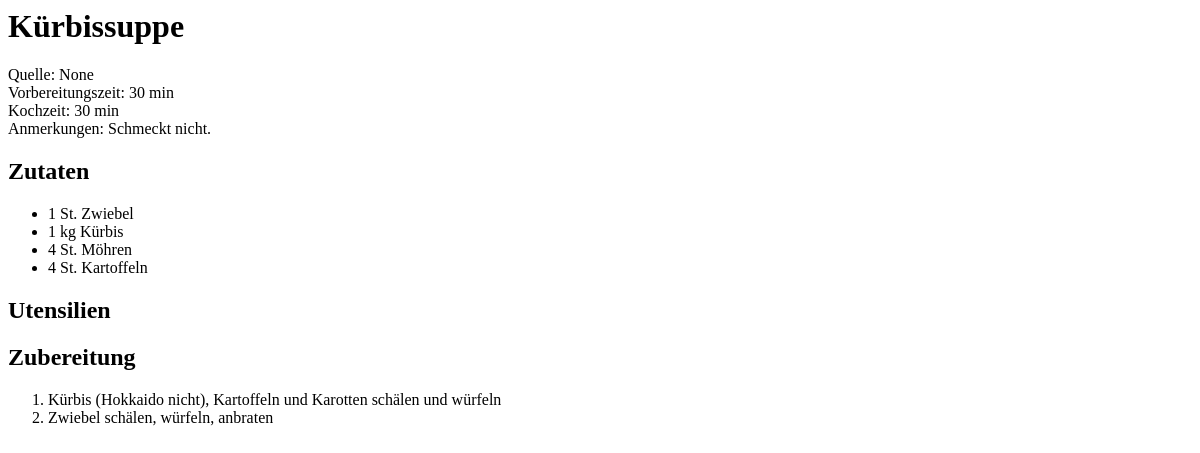
Page /recipes/1/ on the earlier database version.
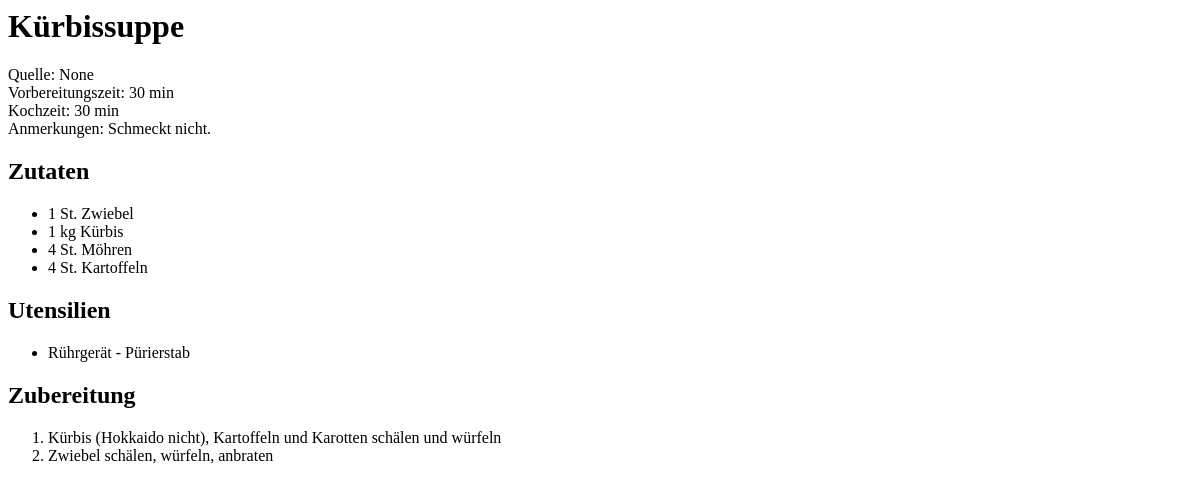
Same page on the later database version.
### recipes/models.py (models this page shows, shortened)
class IngredientInRecipe(models.Model):
    recipe = models.ForeignKey(Recipe, on_delete=models.CASCADE)
    ingredient = models.ForeignKey(Ingredient, on_delete=models.CASCADE)
    quantity = models.CharField(max_length=200)
    unit = models.CharField(max_length=100)
    alternatives = models.CharField(max_length=200, blank=True, null=True)

class Ingredient(models.Model):
    ingredient_name = models.CharField(max_length=200)
    location = models.ForeignKey(Location, on_delete=models.SET_NULL, blank=True, null=True)

class Instruction(models.Model):
    recipe = models.ForeignKey(Recipe, on_delete=models.CASCADE)
    step_number = models.IntegerField()
    text = models.TextField()

class RecipeUtensil(models.Model):
    recipe = models.ForeignKey(Recipe, on_delete=models.CASCADE)
    utensil = models.ForeignKey(Utensil, on_delete=models.CASCADE)

class Utensil(models.Model):
    utensil_name = models.CharField(max_length=200)
    location = models.ForeignKey(Location, on_delete=models.SET_NULL, blank=True, null=True)

### recipes/views.py (the view)
# urls.py: path("<int:pk>/", views.DetailView.as_view(), name="detail"),
class DetailView(generic.DetailView):
    model = Recipe
    def get_context_data(self, **kwargs):
        context = super().get_context_data(**kwargs)
        context['ingredients'] = IngredientInRecipe.objects.filter(recipe=self.object)
        context['instructions'] = self.object.instruction_set.order_by('step_number')
        context['utensils'] = RecipeUtensil.objects.filter(recipe=self.object)
        return context

### recipes/models.py (called while the page is built)
    def __str__(self):
        return self.recipe_name

### recipes/templates/recipes/recipe_detail.html
<h1> {{ recipe }} </h1>
Quelle: {{ recipe.source }} <br>
Vorbereitungszeit: {{ recipe.preparation_time }} <br>
Kochzeit: {{ recipe.cooking_time }} <br>
Anmerkungen: {{ recipe.notes }} <br>
<h2> Zutaten</h2>
<ul>
    {% for ingredient in ingredients %}
        <li> {{ ingredient.quantity }} {{ ingredient.unit }} {{ ingredient.ingredient.ingredient_name }} </li>
    {% endfor %}
</ul>
<h2>Utensilien</h2>
<ul>
    {% for utensil in utensils %}
        <li> {{ utensil.utensil.utensil_name }} </li>
    {% endfor %}
</ul>
<h2> Zubereitung</h2>
<ol>
    {% for instruction in instructions %}
        <li> {{ instruction.text }} </li>
    {% endfor %}
</ol>

Differences in the rows shown:
added RecipeUtensil: utensil.utensil_name "Rührgerät - Pürierstab"
